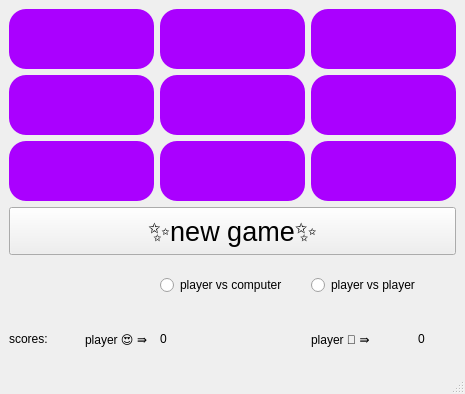
<?xml version="1.0" encoding="UTF-8"?>
<ui version="4.0">
 <class>MainWindow</class>
 <widget class="QMainWindow" name="MainWindow">
  <property name="geometry">
   <rect>
    <x>0</x>
    <y>0</y>
    <width>462</width>
    <height>394</height>
   </rect>
  </property>
  <property name="sizePolicy">
   <sizepolicy hsizetype="Preferred" vsizetype="Expanding">
    <horstretch>0</horstretch>
    <verstretch>0</verstretch>
   </sizepolicy>
  </property>
  <property name="windowTitle">
   <string>MainWindow</string>
  </property>
  <widget class="QWidget" name="centralwidget">
   <layout class="QGridLayout" name="gridLayout">
    <item row="1" column="2">
     <widget class="QPushButton" name="btn_5">
      <property name="sizePolicy">
       <sizepolicy hsizetype="Preferred" vsizetype="Preferred">
        <horstretch>0</horstretch>
        <verstretch>0</verstretch>
       </sizepolicy>
      </property>
      <property name="font">
       <font>
        <pointsize>40</pointsize>
        <italic>true</italic>
        <bold>true</bold>
        <underline>false</underline>
        <strikeout>false</strikeout>
        <kerning>true</kerning>
       </font>
      </property>
      <property name="mouseTracking">
       <bool>false</bool>
      </property>
      <property name="styleSheet">
       <string notr="true">background-color: rgb(170, 0, 255);
border-radius: 17px</string>
      </property>
      <property name="text">
       <string/>
      </property>
     </widget>
    </item>
    <item row="5" column="1">
     <widget class="QLabel" name="label_x">
      <property name="sizePolicy">
       <sizepolicy hsizetype="Preferred" vsizetype="Preferred">
        <horstretch>0</horstretch>
        <verstretch>0</verstretch>
       </sizepolicy>
      </property>
      <property name="text">
       <string>player 😍 ⇛</string>
      </property>
      <property name="alignment">
       <set>Qt::AlignLeading|Qt::AlignLeft|Qt::AlignVCenter</set>
      </property>
     </widget>
    </item>
    <item row="5" column="2">
     <widget class="QLabel" name="scorex">
      <property name="text">
       <string>0</string>
      </property>
     </widget>
    </item>
    <item row="0" column="0" colspan="2">
     <widget class="QPushButton" name="btn_1">
      <property name="sizePolicy">
       <sizepolicy hsizetype="Preferred" vsizetype="Preferred">
        <horstretch>0</horstretch>
        <verstretch>0</verstretch>
       </sizepolicy>
      </property>
      <property name="font">
       <font>
        <pointsize>40</pointsize>
        <italic>true</italic>
        <bold>true</bold>
        <underline>false</underline>
        <strikeout>false</strikeout>
        <kerning>true</kerning>
       </font>
      </property>
      <property name="mouseTracking">
       <bool>false</bool>
      </property>
      <property name="styleSheet">
       <string notr="true">background-color: rgb(170, 0, 255);
border-radius: 17px</string>
      </property>
      <property name="text">
       <string/>
      </property>
     </widget>
    </item>
    <item row="4" column="3" colspan="2">
     <widget class="QRadioButton" name="btn_ptp">
      <property name="sizePolicy">
       <sizepolicy hsizetype="Preferred" vsizetype="Preferred">
        <horstretch>0</horstretch>
        <verstretch>0</verstretch>
       </sizepolicy>
      </property>
      <property name="text">
       <string>player vs player</string>
      </property>
     </widget>
    </item>
    <item row="5" column="4">
     <widget class="QLabel" name="scoreo">
      <property name="sizePolicy">
       <sizepolicy hsizetype="Preferred" vsizetype="Preferred">
        <horstretch>0</horstretch>
        <verstretch>0</verstretch>
       </sizepolicy>
      </property>
      <property name="text">
       <string>0</string>
      </property>
      <property name="alignment">
       <set>Qt::AlignCenter</set>
      </property>
     </widget>
    </item>
    <item row="5" column="3">
     <widget class="QLabel" name="label_o">
      <property name="sizePolicy">
       <sizepolicy hsizetype="Preferred" vsizetype="Preferred">
        <horstretch>0</horstretch>
        <verstretch>0</verstretch>
       </sizepolicy>
      </property>
      <property name="text">
       <string>player 🤩 ⇛</string>
      </property>
     </widget>
    </item>
    <item row="2" column="2">
     <widget class="QPushButton" name="btn_8">
      <property name="sizePolicy">
       <sizepolicy hsizetype="Preferred" vsizetype="Preferred">
        <horstretch>0</horstretch>
        <verstretch>0</verstretch>
       </sizepolicy>
      </property>
      <property name="font">
       <font>
        <pointsize>40</pointsize>
        <italic>true</italic>
        <bold>true</bold>
        <underline>false</underline>
        <strikeout>false</strikeout>
        <kerning>true</kerning>
       </font>
      </property>
      <property name="mouseTracking">
       <bool>false</bool>
      </property>
      <property name="styleSheet">
       <string notr="true">background-color: rgb(170, 0, 255);
border-radius: 17px</string>
      </property>
      <property name="text">
       <string/>
      </property>
     </widget>
    </item>
    <item row="2" column="3" colspan="2">
     <widget class="QPushButton" name="btn_9">
      <property name="sizePolicy">
       <sizepolicy hsizetype="Preferred" vsizetype="Preferred">
        <horstretch>0</horstretch>
        <verstretch>0</verstretch>
       </sizepolicy>
      </property>
      <property name="font">
       <font>
        <pointsize>40</pointsize>
        <italic>true</italic>
        <bold>true</bold>
        <underline>false</underline>
        <strikeout>false</strikeout>
        <kerning>true</kerning>
       </font>
      </property>
      <property name="cursor">
       <cursorShape>OpenHandCursor</cursorShape>
      </property>
      <property name="mouseTracking">
       <bool>false</bool>
      </property>
      <property name="styleSheet">
       <string notr="true">background-color: rgb(170, 0, 255);
border-radius: 17px</string>
      </property>
      <property name="text">
       <string/>
      </property>
      <property name="autoDefault">
       <bool>true</bool>
      </property>
     </widget>
    </item>
    <item row="2" column="0" colspan="2">
     <widget class="QPushButton" name="btn_7">
      <property name="sizePolicy">
       <sizepolicy hsizetype="Preferred" vsizetype="Preferred">
        <horstretch>0</horstretch>
        <verstretch>0</verstretch>
       </sizepolicy>
      </property>
      <property name="font">
       <font>
        <pointsize>40</pointsize>
        <italic>true</italic>
        <bold>true</bold>
        <underline>false</underline>
        <strikeout>false</strikeout>
        <kerning>true</kerning>
       </font>
      </property>
      <property name="mouseTracking">
       <bool>false</bool>
      </property>
      <property name="styleSheet">
       <string notr="true">background-color: rgb(170, 0, 255);
border-radius: 17px</string>
      </property>
      <property name="text">
       <string/>
      </property>
     </widget>
    </item>
    <item row="0" column="2">
     <widget class="QPushButton" name="btn_2">
      <property name="sizePolicy">
       <sizepolicy hsizetype="Preferred" vsizetype="Preferred">
        <horstretch>0</horstretch>
        <verstretch>0</verstretch>
       </sizepolicy>
      </property>
      <property name="font">
       <font>
        <pointsize>40</pointsize>
        <italic>true</italic>
        <bold>true</bold>
        <underline>false</underline>
        <strikeout>false</strikeout>
        <kerning>true</kerning>
       </font>
      </property>
      <property name="mouseTracking">
       <bool>false</bool>
      </property>
      <property name="styleSheet">
       <string notr="true">background-color: rgb(170, 0, 255);
border-radius: 17px</string>
      </property>
      <property name="text">
       <string/>
      </property>
     </widget>
    </item>
    <item row="0" column="3" colspan="2">
     <widget class="QPushButton" name="btn_3">
      <property name="sizePolicy">
       <sizepolicy hsizetype="Preferred" vsizetype="Preferred">
        <horstretch>0</horstretch>
        <verstretch>0</verstretch>
       </sizepolicy>
      </property>
      <property name="font">
       <font>
        <pointsize>40</pointsize>
        <italic>true</italic>
        <bold>true</bold>
        <underline>false</underline>
        <strikeout>false</strikeout>
        <kerning>true</kerning>
       </font>
      </property>
      <property name="mouseTracking">
       <bool>false</bool>
      </property>
      <property name="styleSheet">
       <string notr="true">background-color: rgb(170, 0, 255);
border-radius: 17px</string>
      </property>
      <property name="text">
       <string/>
      </property>
     </widget>
    </item>
    <item row="1" column="3" colspan="2">
     <widget class="QPushButton" name="btn_6">
      <property name="sizePolicy">
       <sizepolicy hsizetype="Preferred" vsizetype="Preferred">
        <horstretch>0</horstretch>
        <verstretch>0</verstretch>
       </sizepolicy>
      </property>
      <property name="font">
       <font>
        <pointsize>40</pointsize>
        <italic>true</italic>
        <bold>true</bold>
        <underline>false</underline>
        <strikeout>false</strikeout>
        <kerning>true</kerning>
       </font>
      </property>
      <property name="mouseTracking">
       <bool>false</bool>
      </property>
      <property name="styleSheet">
       <string notr="true">background-color: rgb(170, 0, 255);
border-radius: 17px</string>
      </property>
      <property name="text">
       <string/>
      </property>
     </widget>
    </item>
    <item row="5" column="0">
     <widget class="QLabel" name="label_score">
      <property name="text">
       <string>scores:</string>
      </property>
     </widget>
    </item>
    <item row="1" column="0" colspan="2">
     <widget class="QPushButton" name="btn_4">
      <property name="sizePolicy">
       <sizepolicy hsizetype="Preferred" vsizetype="Preferred">
        <horstretch>0</horstretch>
        <verstretch>0</verstretch>
       </sizepolicy>
      </property>
      <property name="font">
       <font>
        <pointsize>40</pointsize>
        <italic>true</italic>
        <bold>true</bold>
        <underline>false</underline>
        <strikeout>false</strikeout>
        <kerning>true</kerning>
       </font>
      </property>
      <property name="mouseTracking">
       <bool>false</bool>
      </property>
      <property name="styleSheet">
       <string notr="true">background-color: rgb(170, 0, 255);
border-radius: 17px</string>
      </property>
      <property name="text">
       <string/>
      </property>
     </widget>
    </item>
    <item row="3" column="0" colspan="5">
     <widget class="QPushButton" name="btn_new">
      <property name="sizePolicy">
       <sizepolicy hsizetype="Preferred" vsizetype="Preferred">
        <horstretch>0</horstretch>
        <verstretch>0</verstretch>
       </sizepolicy>
      </property>
      <property name="font">
       <font>
        <pointsize>20</pointsize>
       </font>
      </property>
      <property name="text">
       <string>✨new game✨</string>
      </property>
     </widget>
    </item>
    <item row="4" column="2">
     <widget class="QRadioButton" name="btn_ptc">
      <property name="sizePolicy">
       <sizepolicy hsizetype="Preferred" vsizetype="Preferred">
        <horstretch>0</horstretch>
        <verstretch>0</verstretch>
       </sizepolicy>
      </property>
      <property name="text">
       <string>player vs computer</string>
      </property>
     </widget>
    </item>
   </layout>
  </widget>
  <widget class="QMenuBar" name="menubar">
   <property name="geometry">
    <rect>
     <x>0</x>
     <y>0</y>
     <width>462</width>
     <height>22</height>
    </rect>
   </property>
  </widget>
  <widget class="QStatusBar" name="statusbar"/>
 </widget>
 <resources/>
 <connections/>
</ui>
